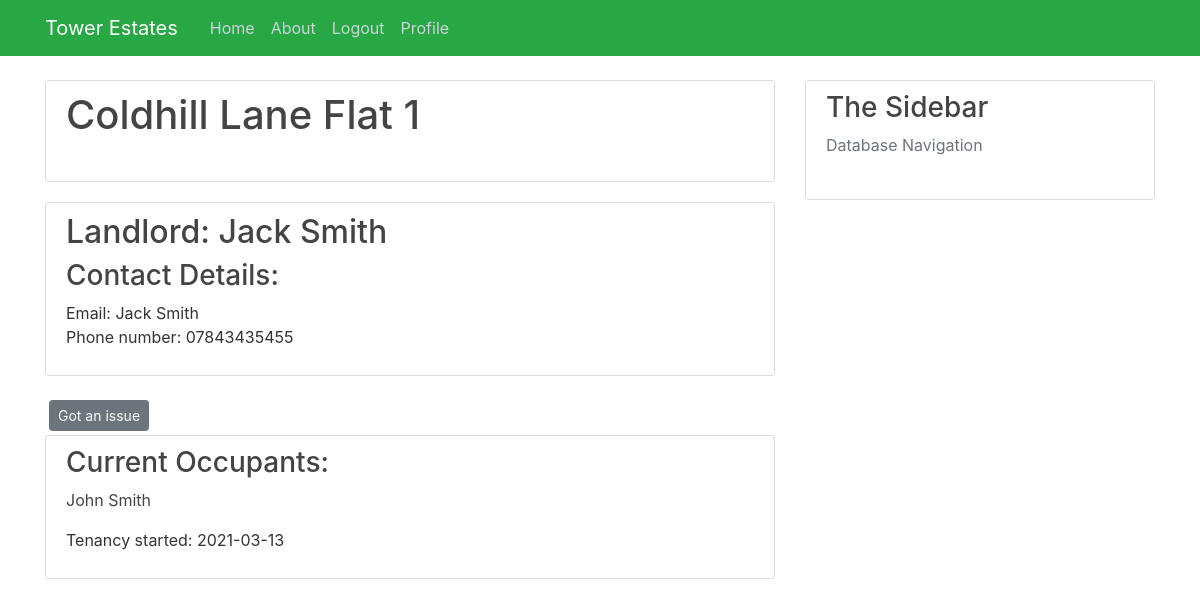
Page /Property/4 (signed in) on the committed database.
### Tower/models.py (models this page shows, shortened)
class Properties(db.Model):
    property_id = db.Column(db.Integer, primary_key=True)
    address_line_1 = db.Column(db.String(35), nullable=False)
    address_line_2 = db.Column(db.String(20), nullable=True, default=" ")
    postcode = db.Column(db.String(10), nullable=False)
    landlord_id = db.Column(db.Integer, db.ForeignKey("user.user_id"), nullable=False)
    issue = db.relationship("Issue",cascade="all, delete-orphan", backref="Properties", lazy=True)

class User(db.Model, UserMixin):
    user_id = db.Column(db.Integer, primary_key=True)
    name = db.Column(db.String(55), nullable=False)
    phone_number= db.Column(db.String(15), nullable=False)
    role= db.Column(db.String(12), nullable=False)
    email = db.Column(db.String(120), unique=True, nullable=False)
    business= db.Column(db.String(150), nullable=True)
    password = db.Column(db.String(64), nullable=False)
    properties = db.relationship("Properties",cascade="all, delete-orphan" ,backref="User", lazy=True)
    occupants = db.relationship("Tenancies", backref="User", secondary=occupants, lazy=True)
    contractor = db.relationship("Quotes", cascade="all, delete-orphan",backref="User", lazy=True)

class Tenancies(db.Model):
    tenancy_id = db.Column(db.Integer, primary_key=True)
    property_id = db.Column(db.Integer, db.ForeignKey("properties.property_id"), nullable=False)
    start_date = db.Column(db.Date, nullable=False)
    occupants = db.relationship("User", backref="Tenancies", secondary=occupants, lazy=True)

### Tower/routes.py (the view)
@app.route("/Property/<int:property_id>", methods=["GET", "POST"])
@login_required
def Property(property_id):
    property = db.session.query(Properties, User).outerjoin(Properties, User.user_id == Properties.landlord_id). \
        filter(Properties.property_id == property_id).first()
    tenancy = db.session.query(Tenancies).filter(Tenancies.property_id == property_id).first()
    occupancies = db.session.query(User).outerjoin(Tenancies.occupants).filter(Tenancies.property_id == property_id)
    return render_template("Property.html", title="Property", property=property, occupancies=occupancies,
                           tenancy=tenancy)

### Tower/models.py (called while the page is built)
@login_manager.user_loader
def load_user(user_id):
    return User.query.get(int(user_id))

### Tower/templates/Property.html (shortened to what this page needs)
{% extends "layout.html" %}
{% block content %}
<div class="content-section">
    <h2 class="account-heading"> {{property.Properties.address_line_1}} {{property.Properties.address_line_2}}</h2>
    <br>
</div>
<div class="content-section">
    <h2><a class="article-title" href="{{ url_for('Landlord', user_id= property.Properties.landlord_id) }}">Landlord: {{property.User.name}}</a></h2>
    <h3>Contact Details:</h3>
    <p>Email: {{property.User.name}} <br>Phone number: {{property.User.phone_number}}
</div>
<div>
    <a class="btn btn-secondary btn-sm m-1" href=" {{url_for('create_issue', property_id = property.Properties.property_id)}}">Got an issue</a>
</div>
<div class="content-section">
    <h3> Current Occupants: </h3>
    {% for current in occupancies %}
    <p> <a class="article-title"href=" {{ url_for('Tenant', user_id= current.user_id) }}">{{current.name}}</a></p>
    {% endfor %}
    <p>Tenancy started: {{tenancy.start_date}}
</div>
{% endblock content %}

### Tower/Static/main.css (style rules this page uses)
body { background: #ffffff; color: #333333; margin-top: 5rem; }
h1, h2, h3, h4, h5, h6 { color: #444444; }
.content-section { background: #ffffff; padding: 10px 20px; border: 1px solid #dddddd; border-radius: 3px; margin-bottom: 20px; }
.article-title { color: #444444; }
.account-heading { font-size: 2.5rem; }

### rows in the picture
Properties: Properties.address_line_1 "Coldhill Lane", Properties.address_line_2 "Flat 1"
User: User.name "Jack Smith", User.phone_number "07843435455"
User: name "John Smith"
Tenancies: start_date "2021-03-13"
